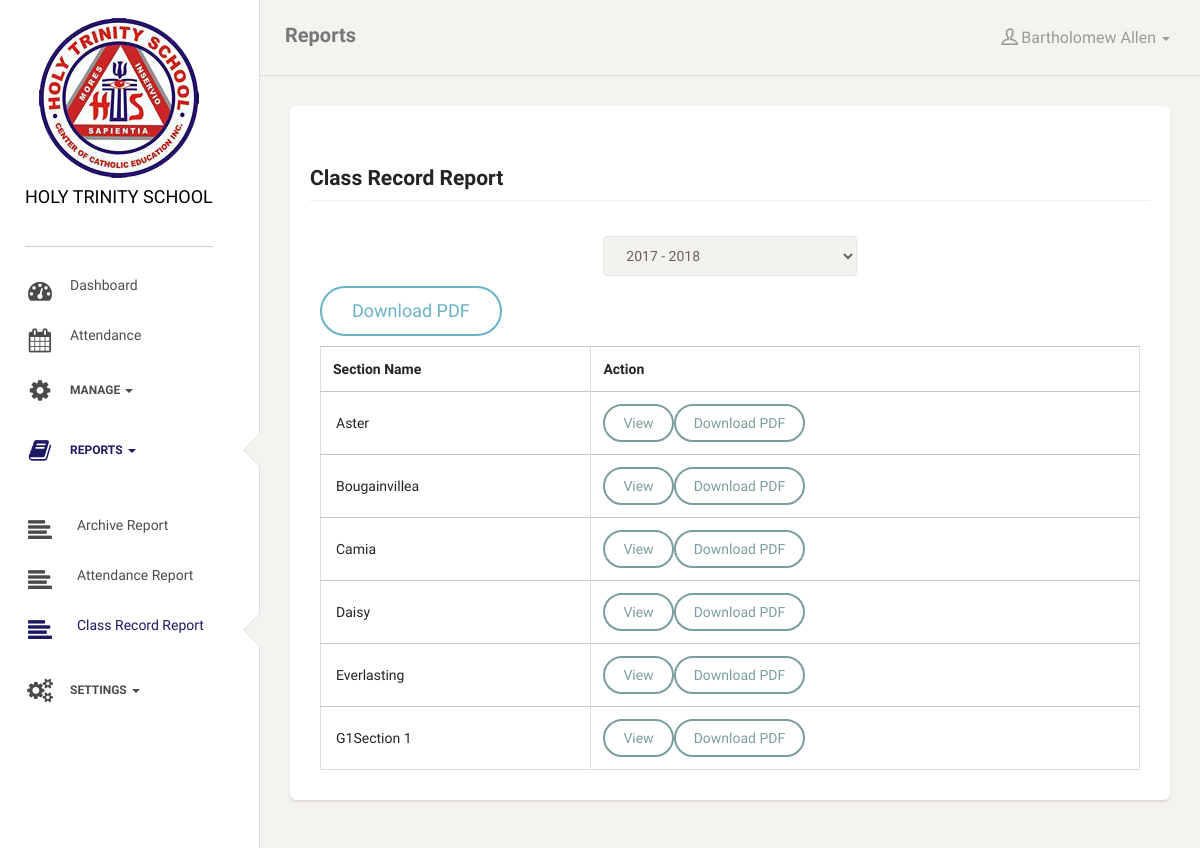
Page /reports.php?s=cls_rec (signed in) on the committed database.
### tables this page shows
CREATE TABLE `sections` (
  `section_id` int(11) NOT NULL AUTO_INCREMENT,
  `gradelevel_id` int(11) NOT NULL,
  `section_description` varchar(255) NOT NULL,
  `archive_status` int(11) NOT NULL,
  PRIMARY KEY (`section_id`)
);

### includes/functions.php (called while the page is built, shortened)
<?php
function displaySectionDesc($id){
    global $connection;
    $query = "SELECT * FROM sections WHERE section_id = {$id}";
    $result = mysqli_query($connection, $query);
    $row = mysqli_fetch_array($result);
    return $row['section_description'];
}

### includes/reports_class_record.php (the view)
<div class="container-fluid">
    <div class="row" style="margin-bottom: 10px">
        <div class="col-lg-offset-4 col-lg-4">
            <form action="#" method="POST">
                <?php
                            $cDateYear = date("Y");
                            $currentSy = mysqli_fetch_array(mysqli_query($connection, "SELECT * FROM year WHERE year1 = '{$cDateYear}'"));
                            ?>
                    <select name="sy" onchange="this.form.submit()" class="form-control">
                                    <?php
                                    $sy = mysqli_query($connection, "SELECT * FROM year");
                                    while($sydata = mysqli_fetch_assoc($sy)): ?>
                                        <option value="<?= $sydata['id']; ?>" <?php if (!empty($_POST)){ if($sydata['id']==$_POST['sy']){ echo "selected"; } }else{ if($currentSy['id']==$sydata['id']){ echo "selected"; }} ?>>
                                            <?= $sydata['year1'] . " - " . $sydata['year2']; ?>
                                        </option>
                                    <?php endwhile ?>
                        </select>
            </form>
        </div>
    </div>
    <?php $year = isset($_POST['sy']) ? $_POST['sy'] : $currentSy[0] ?>
    <div class="row" style="margin-bottom: 10px">
        <div class="col-lg-12">
            <a href="includes/pdf.reports_class_record.php?ay=<?= $year ?>" class="btn btn-info btn-lg">Download PDF</a>
        </div>
    </div>
    <div class="row">
        <div class="col-lg-12">
            <table class="table table-bordered">
                <tr>
                    <th>Section Name</th>
                    <th>Action</th>
                </tr>
                <?php
                $querySec = "SELECT * FROM sections WHERE archive_status = 0";
                $resultSec = mysqli_query($connection, $querySec);
                while($rowSec = mysqli_fetch_array($resultSec)){
                    ?>
                    <tr>
                        <td>
                            <?= displaySectionDesc($rowSec[0]) ?>
                        </td>
                        <td><a href="reports.php?s=cls_rec_section&sid=<?= $rowSec[0] ?>&ay=<?= $year ?>" class="btn btn-primary">View</a><a href="includes/pdf.reports_class_record_section.php?ay=<?= $year ?>&sid=<?= $rowSec[0] ?>" class="btn btn-primary">Download PDF</a></td>
                    </tr>
                    <?php
                }
                ?>
            </table>
        </div>
    </div>
</div>

### rows in the picture
sections: displaySectionDesc($rowSec[0]) "Aster"
sections: displaySectionDesc($rowSec[0]) "Bougainvillea"
sections: displaySectionDesc($rowSec[0]) "Camia"
sections: displaySectionDesc($rowSec[0]) "Daisy"
sections: displaySectionDesc($rowSec[0]) "Everlasting"
sections: displaySectionDesc($rowSec[0]) "G1Section 1"

### other values in the picture
$activePage "Reports"
$_SESSION['hts_user_firstname'] "Bartholomew"
$_SESSION['hts_user_lastname'] "Allen"
form field sy "2017 - 2018"
